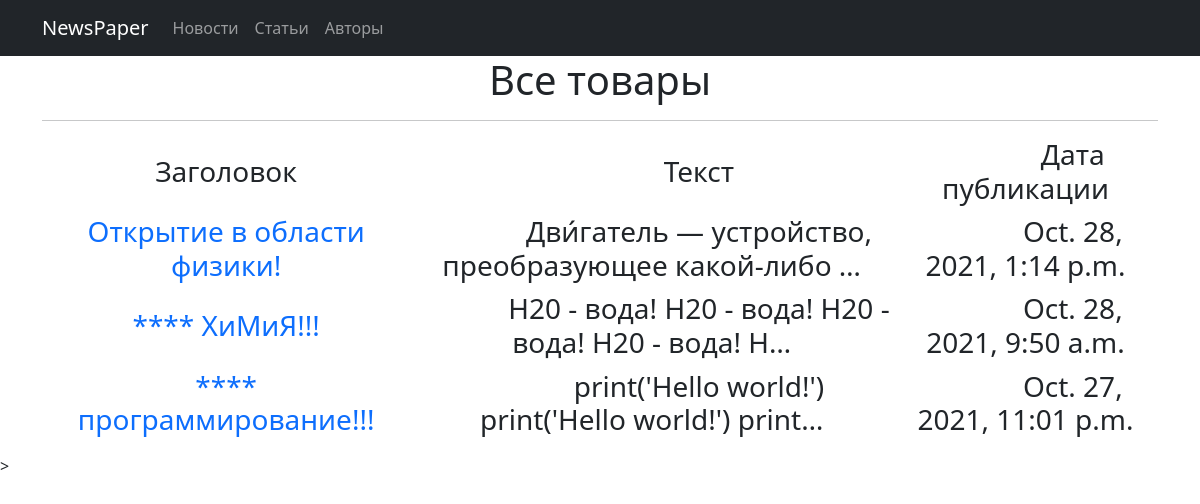
Page /news/ on the committed database.
### news/models.py (models this page shows, shortened)
class News(models.Model):
    title = models.CharField(max_length=50, verbose_name='Заголовок')
    time_in = models.DateTimeField(auto_now_add=True)
    text = models.TextField()
    class Meta:
        verbose_name = 'Новость'
        verbose_name_plural = 'Новости'

### news/views.py (the view)
# urls.py: path('', NewsList.as_view()),
class NewsList(ListView):
    model = News
    template_name = 'news.html'
    context_object_name = 'news'
    queryset = News.objects.order_by('-id')

### news/templatetags/custom_filters.py (called while the page is built)
@register.filter(name='censor')
def censor(value):
    text = value.split()
    for word in text:
        if word.lower() in CENSORED:
            value = value.replace(word, '****')
    return value

### templates/news.html (shortened to what this page needs)
{% extends 'flatpages/default.html' %}
{% load custom_filters %}
{% block content %}
    <h1>Все товары</h1>
    <hr>
    {% if news %}
        <h3>
            <table>
                <tr>
                    <td>
                        Заголовок
                    </td>
                    <td>
                        &nbsp;&nbsp;&nbsp;&nbsp;&nbsp;&nbsp;&nbsp;&nbsp;&nbsp;&nbsp;&nbsp;&nbsp;&nbsp;Текст
                    </td>
                    <td>
                         &nbsp;&nbsp;&nbsp;&nbsp;&nbsp;&nbsp;&nbsp;&nbsp;&nbsp;&nbsp;&nbsp;&nbsp;&nbsp;Дата публикации
                    </td>
                </tr>
            {% for new in news %}
                <tr>
                    <td>
                        <a class="nav-link" href="/news/{{new.pk}}">{{ new.title|censor }}</a>
                    </td>
                    <td>
                        &nbsp;&nbsp;&nbsp;&nbsp;&nbsp;&nbsp;&nbsp;&nbsp;&nbsp;&nbsp;&nbsp;&nbsp;&nbsp;{{ new.text|truncatechars:50 }}
                    </td>
                    <td>
                        &nbsp;&nbsp;&nbsp;&nbsp;&nbsp;&nbsp;&nbsp;&nbsp;&nbsp;&nbsp;&nbsp;&nbsp;&nbsp;{{ new.time_in }}
                    </td>
                </tr>
            {% endfor %}
            </table>
        </h3>
    {% else %}
        <h2>Новостей нет!</h2>
    {% endif %}
{% endblock content %}

### templates/flatpages/default.html (shortened to what this page needs)
<!DOCTYPE html>
<html lang="en">
    <head>
        {% load static %}
        <link href="{% static 'css/styles.css' %}" rel="stylesheet" />
    </head>
    <body>
<nav class="navbar navbar-expand-lg navbar-dark bg-dark static-top">
   <div class="container">
       <a class="navbar-brand" href="/NewsPaper/">NewsPaper</a>
       <div class="collapse navbar-collapse" id="navbarResponsive">
           <ul class="navbar-nav ml-auto">
               <li class="nav-item active">
                   <a class="nav-link" href="/news/">Новости
                   </a>
               </li>
               <li class="nav-item">
                   <a class="nav-link" href="/article/">Статьи</a>
               </li>
               <li class="nav-item">
                   <a class="nav-link" href="/authors/">Авторы</a>
               </li>
           </ul>
       </div>
   </div>
</nav>
<div class="container">
    <div class="row">
        <div class="col-lg-12 text-center">
            {% block content %}
            {% endblock content %}
        </div>
    </div>
</div>>
    </body>
</html>

### rows in the picture
News: title|censor "Открытие в области физики!", text "Дви́гатель — устройство, преобразующее какой-либо …", time_in "Oct. 28, 2021, 1:14 p.m."
News: title|censor "**** ХиМиЯ!!!", text "H20 - вода! H20 - вода! H20 - вода! H20 - вода! H…", time_in "Oct. 28, 2021, 9:50 a.m."
News: title|censor "**** программирование!!!", text "print('Hello world!') print('Hello world!') print…", time_in "Oct. 27, 2021, 11:01 p.m."
